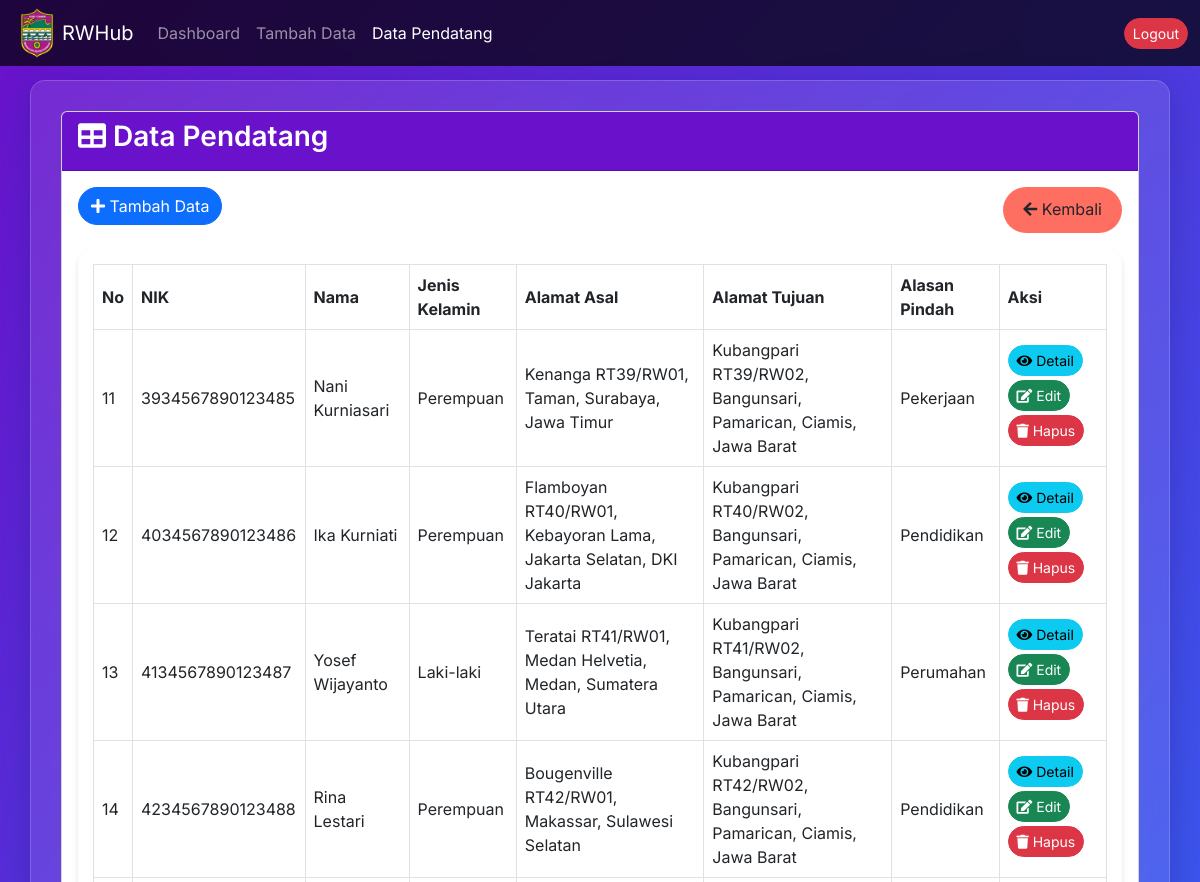
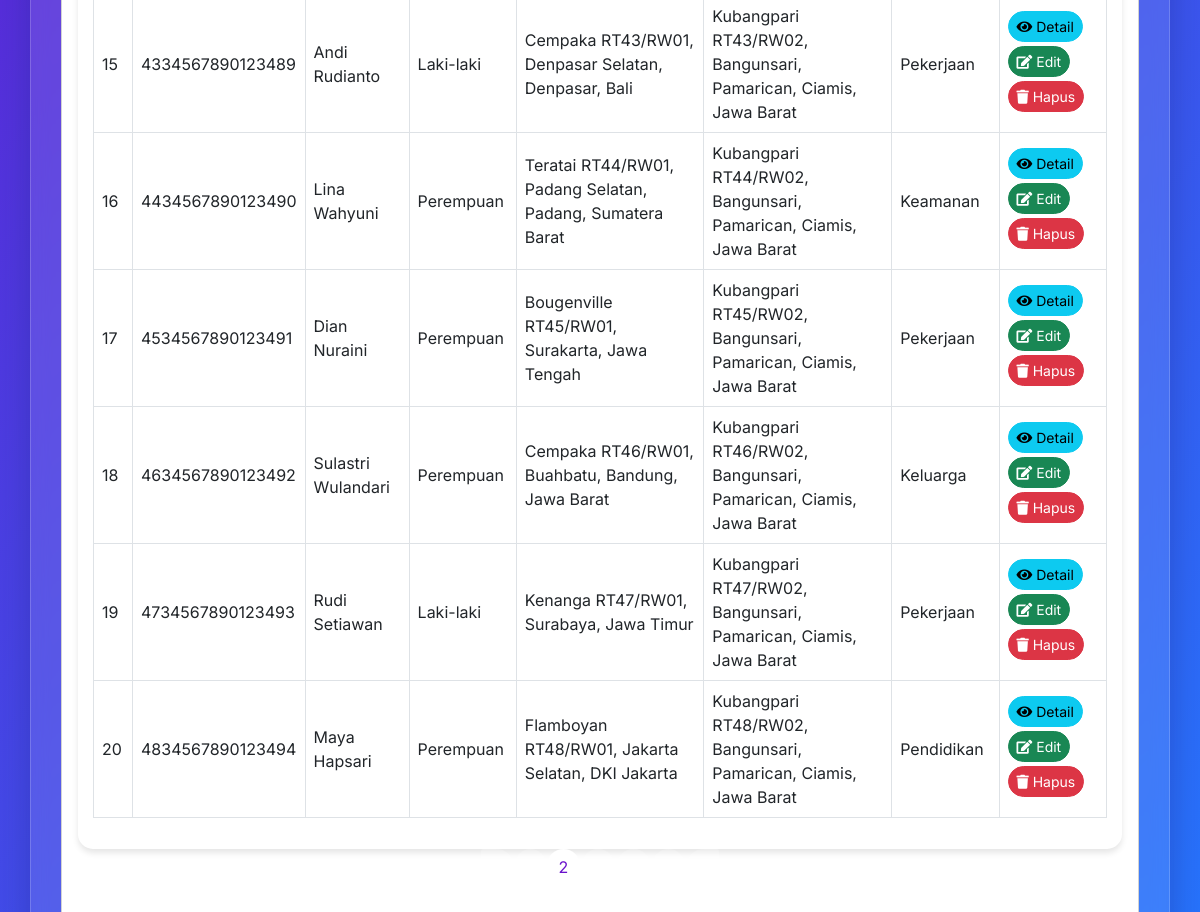
/lihat_pendatang.php?page=2 (signed in), run on the app's committed database (2 pictures, top to bottom).
### tables this page shows
CREATE TABLE `warga_pendatang` (
  `nik` varchar(16) NOT NULL,
  `no_kk` varchar(16) DEFAULT NULL,
  `nama` varchar(25) DEFAULT NULL,
  `tempat_lahir` text DEFAULT NULL,
  `tanggal_lahir` date DEFAULT NULL,
  `jenis_kelamin` enum('Perempuan','Laki-laki') DEFAULT NULL,
  `agama` varchar(15) NOT NULL,
  `pekerjaan` enum('Tidak Bekerja','Pelajar','Mahasiswa','Wiraswasta','Wirausaha','PNS','Guru','Buruh','Lainnya') DEFAULT NULL,
  `pendidikan` enum('Tidak/Belum Sekolah','Belum Tamat SD/Sederajat','Tamat SD/Sederajat','SLTP/Sederajat','SLTA/Sederajat','Diploma I/II','Akademi/Diploma III/S.Muda','Diploma IV/Strata I','Strata II','Strata III') DEFAULT NULL,
  `alamat_asal` text DEFAULT NULL,
  `alamat_tujuan` text DEFAULT NULL,
  `alasan_pindah` enum('Pekerjaan','Pendidikan','Keamanan','Kesehatan','Perumahan','Keluarga','Lainnya') DEFAULT NULL,
  `tanggal_pindah` date DEFAULT NULL
);

### lihat_pendatang.php (the view, shortened to what this page needs)
<?php
include 'db_connect.php';
$limit = 10;
$page = isset($_GET['page']) ? intval($_GET['page']) : 1;
$offset = ($page - 1) * $limit;
$totalQuery = "SELECT COUNT(*) AS total FROM warga_pendatang";
$totalResult = $conn->query($totalQuery);
$totalRow = $totalResult->fetch_assoc();
$totalData = $totalRow['total'];
$totalPages = ceil($totalData / $limit);
$query = "SELECT * FROM warga_pendatang LIMIT ? OFFSET ?";
$stmt = $conn->prepare($query);
$stmt->bind_param("ii", $limit, $offset);
$stmt->execute();
$result = $stmt->get_result();
?>
<!DOCTYPE html>
<html lang="id">
<head>
    <link href="https://cdn.jsdelivr.net/npm/bootstrap@5.3.0/dist/css/bootstrap.min.css" rel="stylesheet">
    <link href="https://cdnjs.cloudflare.com/ajax/libs/font-awesome/5.15.4/css/all.min.css" rel="stylesheet">
</head>
<body>
<nav class="navbar navbar-expand-lg navbar-dark fixed-top">
    <div class="container-fluid">
        <img src="images\logo.png" width="50px">
        <a class="navbar-brand" href="#">RWHub</a>
        <div class="collapse navbar-collapse justify-content-end" id="navbarNav">
            <ul class="navbar-nav me-auto mb-2 mb-lg-0">
                <li class="nav-item">
                    <a class="nav-link" href="dashboard.php">Dashboard</a>
                </li>
                <li class="nav-item">
                    <a class="nav-link" href="tambah_pendatang.php">Tambah Data</a>
                </li>
                <li class="nav-item">
                    <a class="nav-link active" href="lihat_pendatang.php">Data Pendatang</a>
                </li>
            </ul>
            <a href="logout.php" class="btn btn-danger btn-sm">Logout</a>
        </div>
    </div>
</nav>
<div class="container container-main">
    <div class="card">
        <div class="card-header">
            <h3 class="card-title">
                <i class="fa fa-table"></i> Data Pendatang
            </h3>
        </div>
        <div class="card-body">
            <div class="mb-3 d-flex justify-content-between flex-wrap">
                <a href="tambah_pendatang.php" class="btn btn-primary mb-2">
                    <i class="fa fa-plus"></i> Tambah Data
                </a>
                <a href="dashboard.php" class="btn btn-back">
                    <i class="fa fa-arrow-left"></i> Kembali
                </a>
            </div>
            <div class="table-responsive">
                <table class="table table-bordered table-hover align-middle">
                    <thead>
                        <tr>
                            <th>No</th>
                            <th>NIK</th>
                            <th>Nama</th>
                            <th>Jenis Kelamin</th>
                            <th>Alamat Asal</th>
                            <th>Alamat Tujuan</th>
                            <th>Alasan Pindah</th>
                            <th>Aksi</th>
                        </tr>
                    </thead>
                    <tbody>
                        <?php if ($result->num_rows > 0): ?>
                            <?php $no = $offset + 1; ?>
                            <?php while ($row = $result->fetch_assoc()): ?>
                                <tr>
                                    <td><?php echo $no++; ?></td>
                                    <td><?php echo htmlspecialchars($row['nik']); ?></td>
                                    <td><?php echo htmlspecialchars($row['nama']); ?></td>
                                    <td><?php echo htmlspecialchars($row['jenis_kelamin']); ?></td>
                                    <td><?php echo htmlspecialchars($row['alamat_asal']); ?></td>
                                    <td><?php echo htmlspecialchars($row['alamat_tujuan']); ?></td>
                                    <td><?php echo htmlspecialchars($row['alasan_pindah']); ?></td>
                                    <td>
                                        <a href="detail_pendatang.php?nik=<?php echo urlencode($row['nik']); ?>" class="btn btn-info btn-sm me-1 mb-1">
                                            <i class="fa fa-eye"></i> Detail
                                        </a>
                                        <a href="edit_pendatang.php?nik=<?php echo urlencode($row['nik']); ?>" class="btn btn-success btn-sm me-1 mb-1">
                                            <i class="fa fa-edit"></i> Edit
                                        </a>
                                        <a href="lihat_pendatang.php?hapus=<?php echo urlencode($row['nik']); ?>" onclick="return confirm('Apakah Anda yakin ingin menghapus data ini?')" class="btn btn-danger btn-sm mb-1">
                                            <i class="fa fa-trash"></i> Hapus
                                        </a>
                                    </td>
                                </tr>
                            <?php endwhile; ?>
                        <?php else: ?>
                            <tr>
                                <td colspan="8" class="text-center">Tidak ada data pendatang.</td>
                            </tr>
                        <?php endif; ?>
                    </tbody>
                </table>
            </div>
            <?php if ($totalPages > 1): ?>
                <nav>
                    <ul class="pagination justify-content-center">
                        <?php if ($page > 1): ?>
                            <li class="page-item">
                                <a class="page-link" href="?page=<?php echo $page - 1; ?>" aria-label="Previous">
                                    <span aria-hidden="true">&laquo;</span>
                                </a>
                            </li>
                        <?php endif; ?>
                        <?php for ($i = 1; $i <= $totalPages; $i++): ?>
                            <li class="page-item <?php echo ($i === $page) ? 'active' : ''; ?>">
                                <a class="page-link" href="?page=<?php echo $i; ?>"><?php echo $i; ?></a>
                            </li>
                        <?php endfor; ?>
                        <?php if ($page < $totalPages): ?>
                            <li class="page-item">
                                <a class="page-link" href="?page=<?php echo $page + 1; ?>" aria-label="Next">
                                    <span aria-hidden="true">&raquo;</span>
                                </a>
                            </li>
                        <?php endif; ?>
                    </ul>
                </nav>
            <?php endif; ?>
        </div>
    </div>
</div>
</body>
</html>

### lihat_pendatang.php (style rules this page uses)
body { font-family: 'Inter', sans-serif; background: linear-gradient(135deg, #6a11cb 0%, #2575fc 100%); min-height: 100vh; color: #ffffff; }
.navbar { background: rgba(0, 0, 0, 0.7) !important; }
.container-main { background: rgba(255, 255, 255, 0.1); padding: 30px; border-radius: 15px; box-shadow: 0 8px 32px 0 rgba(31, 38, 135, 0.37); backdrop-filter: blur(8.5px); -webkit-backdrop-filter: blur(8.5px); border: 1px solid rgba(255, 255, 255, 0.18); margin-top: 80px; margin-bottom: 40px; }
.card-header { background: #6a11cb !important; border-radius: 15px 15px 0 0; }
.card-title { font-weight: 600; color: #ffffff; }
.btn-primary, .btn-success, .btn-info, .btn-danger, .btn-secondary { border-radius: 50px; transition: all 0.3s ease; }
.table-responsive { background: rgba(255, 255, 255, 0.1); padding: 15px; border-radius: 15px; box-shadow: 0 4px 6px rgba(0,0,0,0.1); }
table { color: #ffffff; }
th, td { vertical-align: middle !important; }
thead th { background-color: rgba(255, 255, 255, 0.2); border-bottom: 2px solid #ffffff; }
tbody tr:nth-child(odd) { background-color: rgba(255, 255, 255, 0.05); }
.pagination .page-link { background-color: rgba(255, 255, 255, 0.2); color: #ffffff; border: none; border-radius: 50px; margin: 0 2px; }
.pagination .page-item.active .page-link { background-color: #ffffff; color: #6a11cb; }
.btn-back { background-color: #ff6f61; border: none; border-radius: 50px; padding: 10px 20px; transition: all 0.3s ease; }

### data on the page
warga_pendatang: nik "3934567890123485", nama "Nani Kurniasari", jenis_kelamin "Perempuan", alamat_asal "Kenanga RT39/RW01, Taman, Surabaya, Jawa Timur", alamat_tujuan "Kubangpari RT39/RW02, Bangunsari, Pamarican, Ciamis, Jawa Barat", alasan_pindah "Pekerjaan"
warga_pendatang: nik "4034567890123486", nama "Ika Kurniati", jenis_kelamin "Perempuan", alamat_asal "Flamboyan RT40/RW01, Kebayoran Lama, Jakarta Selatan, DKI Jakarta", alamat_tujuan "Kubangpari RT40/RW02, Bangunsari, Pamarican, Ciamis, Jawa Barat", alasan_pindah "Pendidikan"
warga_pendatang: nik "4134567890123487", nama "Yosef Wijayanto", jenis_kelamin "Laki-laki", alamat_asal "Teratai RT41/RW01, Medan Helvetia, Medan, Sumatera Utara", alamat_tujuan "Kubangpari RT41/RW02, Bangunsari, Pamarican, Ciamis, Jawa Barat", alasan_pindah "Perumahan"
warga_pendatang: nik "4234567890123488", nama "Rina Lestari", jenis_kelamin "Perempuan", alamat_asal "Bougenville RT42/RW01, Makassar, Sulawesi Selatan", alamat_tujuan "Kubangpari RT42/RW02, Bangunsari, Pamarican, Ciamis, Jawa Barat", alasan_pindah "Pendidikan"
warga_pendatang: nik "4334567890123489", nama "Andi Rudianto", jenis_kelamin "Laki-laki", alamat_asal "Cempaka RT43/RW01, Denpasar Selatan, Denpasar, Bali", alamat_tujuan "Kubangpari RT43/RW02, Bangunsari, Pamarican, Ciamis, Jawa Barat", alasan_pindah "Pekerjaan"
warga_pendatang: nik "4434567890123490", nama "Lina Wahyuni", jenis_kelamin "Perempuan", alamat_asal "Teratai RT44/RW01, Padang Selatan, Padang, Sumatera Barat", alamat_tujuan "Kubangpari RT44/RW02, Bangunsari, Pamarican, Ciamis, Jawa Barat", alasan_pindah "Keamanan"
warga_pendatang: nik "4534567890123491", nama "Dian Nuraini", jenis_kelamin "Perempuan", alamat_asal "Bougenville RT45/RW01, Surakarta, Jawa Tengah", alamat_tujuan "Kubangpari RT45/RW02, Bangunsari, Pamarican, Ciamis, Jawa Barat", alasan_pindah "Pekerjaan"
warga_pendatang: nik "4634567890123492", nama "Sulastri Wulandari", jenis_kelamin "Perempuan", alamat_asal "Cempaka RT46/RW01, Buahbatu, Bandung, Jawa Barat", alamat_tujuan "Kubangpari RT46/RW02, Bangunsari, Pamarican, Ciamis, Jawa Barat", alasan_pindah "Keluarga"
warga_pendatang: nik "4734567890123493", nama "Rudi Setiawan", jenis_kelamin "Laki-laki", alamat_asal "Kenanga RT47/RW01, Surabaya, Jawa Timur", alamat_tujuan "Kubangpari RT47/RW02, Bangunsari, Pamarican, Ciamis, Jawa Barat", alasan_pindah "Pekerjaan"
warga_pendatang: nik "4834567890123494", nama "Maya Hapsari", jenis_kelamin "Perempuan", alamat_asal "Flamboyan RT48/RW01, Jakarta Selatan, DKI Jakarta", alamat_tujuan "Kubangpari RT48/RW02, Bangunsari, Pamarican, Ciamis, Jawa Barat", alasan_pindah "Pendidikan"
